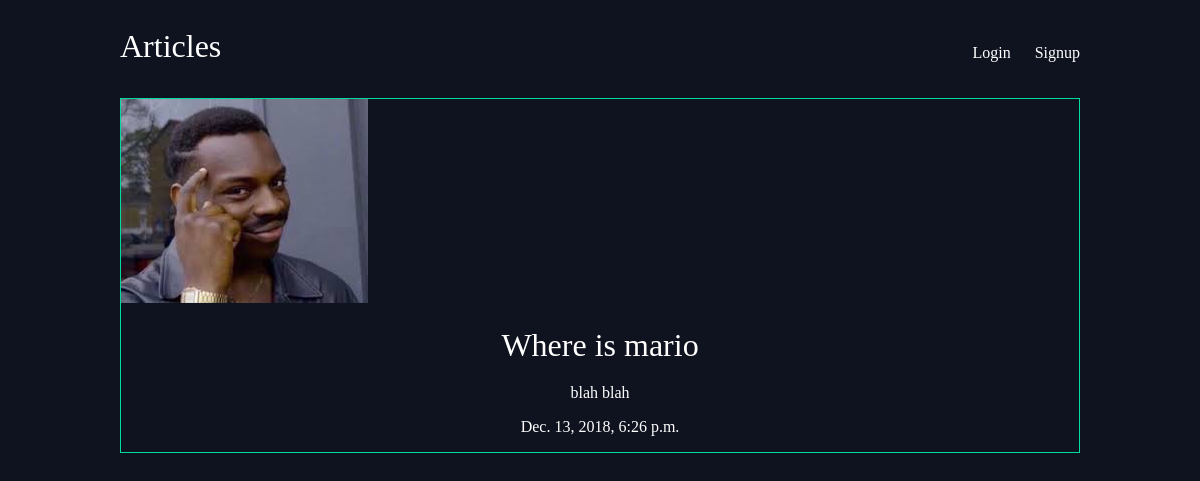
/articles/where-is-mario/, run on the app's committed database.
### articles/models.py (models this page shows, shortened)
class Article(models.Model):
    title = models.CharField(max_length=100)
    slug = models.SlugField()
    body = models.TextField()
    date = models.DateTimeField(auto_now_add=True)
    thumb = models.ImageField(default='default.png', blank=True)
    author = models.ForeignKey(User, on_delete=models.CASCADE, default=None)

### articles/views.py (the view)
# urls.py: path('<slug:slug>/', views.article_detail, name="detail"),
def article_detail(request, slug):
    article = Article.objects.get(slug=slug)
    return render(request, 'articles/article_detail.html', {'article': article})

### articles/templates/articles/article_detail.html
{% extends 'base_layout.html' %}
{% block content %}
<div class="article-detail">
  <div class="article">
    <img style="max-width:400px;" src="{{ article.thumb.url }}" />
    <h2>{{ article.title }}</h2>
    <p>{{ article.body }}</p>
    <p>{{ article.date }}</p>
  </div>
</div>
{% endblock %}

### assets/styles.css (style rules this page uses)
body { background-color: #0f121f; background-repeat-y: no-repeat; color: #fff; }
body * { font-family: Ubuntu; }
h1, h2, h3, h4, h5 { font-weight: normal; margin: 0; }
.article { padding: 10px; border: 1px solid #00dba0; position: relative; padding-bottom: 40px; }
.article h2 { font-size: 1.2em; }
.article-detail .article { padding: 0; }
.article-detail .article img { max-width: 100%; }
.article-detail .article h2 { text-align: center; margin: 20px auto; font-size: 2em; }
.article-detail .article p { text-align: center; }

### data on the page
Article: thumb (placeholder picture), title "Where is mario", body "blah blah", date "Dec. 13, 2018, 6:26 p.m."
